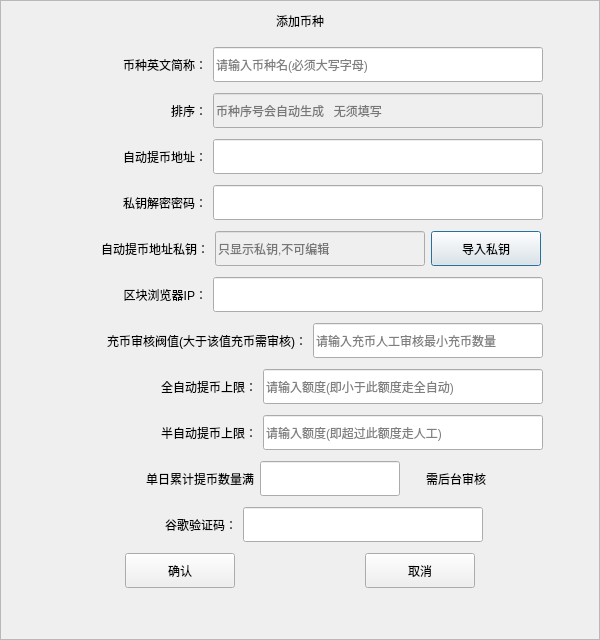
<?xml version="1.0" encoding="UTF-8"?>
<ui version="4.0">
 <class>CAddCoinDlg</class>
 <widget class="QDialog" name="CAddCoinDlg">
  <property name="geometry">
   <rect>
    <x>0</x>
    <y>0</y>
    <width>600</width>
    <height>640</height>
   </rect>
  </property>
  <property name="minimumSize">
   <size>
    <width>600</width>
    <height>640</height>
   </size>
  </property>
  <property name="maximumSize">
   <size>
    <width>600</width>
    <height>640</height>
   </size>
  </property>
  <property name="windowTitle">
   <string>Dialog</string>
  </property>
  <property name="styleSheet">
   <string notr="true"/>
  </property>
  <widget class="QFrame" name="frame">
   <property name="geometry">
    <rect>
     <x>0</x>
     <y>0</y>
     <width>600</width>
     <height>640</height>
    </rect>
   </property>
   <property name="minimumSize">
    <size>
     <width>600</width>
     <height>640</height>
    </size>
   </property>
   <property name="maximumSize">
    <size>
     <width>600</width>
     <height>640</height>
    </size>
   </property>
   <property name="frameShape">
    <enum>QFrame::StyledPanel</enum>
   </property>
   <property name="frameShadow">
    <enum>QFrame::Raised</enum>
   </property>
   <layout class="QVBoxLayout" name="verticalLayout_2">
    <property name="leftMargin">
     <number>0</number>
    </property>
    <property name="topMargin">
     <number>0</number>
    </property>
    <property name="rightMargin">
     <number>0</number>
    </property>
    <property name="bottomMargin">
     <number>0</number>
    </property>
    <item>
     <layout class="QHBoxLayout" name="horizontalLayout_11">
      <item>
       <spacer name="horizontalSpacer_5">
        <property name="orientation">
         <enum>Qt::Horizontal</enum>
        </property>
        <property name="sizeHint" stdset="0">
         <size>
          <width>40</width>
          <height>20</height>
         </size>
        </property>
       </spacer>
      </item>
      <item>
       <widget class="QLabel" name="label_2">
        <property name="minimumSize">
         <size>
          <width>90</width>
          <height>30</height>
         </size>
        </property>
        <property name="maximumSize">
         <size>
          <width>90</width>
          <height>30</height>
         </size>
        </property>
        <property name="styleSheet">
         <string notr="true"/>
        </property>
        <property name="text">
         <string>添加币种</string>
        </property>
        <property name="alignment">
         <set>Qt::AlignCenter</set>
        </property>
       </widget>
      </item>
      <item>
       <spacer name="horizontalSpacer_4">
        <property name="orientation">
         <enum>Qt::Horizontal</enum>
        </property>
        <property name="sizeHint" stdset="0">
         <size>
          <width>40</width>
          <height>20</height>
         </size>
        </property>
       </spacer>
      </item>
     </layout>
    </item>
    <item>
     <layout class="QHBoxLayout" name="horizontalLayout">
      <item>
       <spacer name="horizontalSpacer_6">
        <property name="orientation">
         <enum>Qt::Horizontal</enum>
        </property>
        <property name="sizeHint" stdset="0">
         <size>
          <width>40</width>
          <height>20</height>
         </size>
        </property>
       </spacer>
      </item>
      <item>
       <widget class="QLabel" name="lb_AddCoinDlg_coinName">
        <property name="minimumSize">
         <size>
          <width>150</width>
          <height>35</height>
         </size>
        </property>
        <property name="maximumSize">
         <size>
          <width>150</width>
          <height>35</height>
         </size>
        </property>
        <property name="styleSheet">
         <string notr="true"/>
        </property>
        <property name="text">
         <string>币种英文简称：</string>
        </property>
        <property name="alignment">
         <set>Qt::AlignRight|Qt::AlignTrailing|Qt::AlignVCenter</set>
        </property>
       </widget>
      </item>
      <item>
       <widget class="QLineEdit" name="le_CoinTypeNick">
        <property name="minimumSize">
         <size>
          <width>330</width>
          <height>35</height>
         </size>
        </property>
        <property name="maximumSize">
         <size>
          <width>330</width>
          <height>35</height>
         </size>
        </property>
        <property name="styleSheet">
         <string notr="true"/>
        </property>
        <property name="text">
         <string/>
        </property>
        <property name="placeholderText">
         <string>请输入币种名(必须大写字母)</string>
        </property>
       </widget>
      </item>
      <item>
       <spacer name="horizontalSpacer_7">
        <property name="orientation">
         <enum>Qt::Horizontal</enum>
        </property>
        <property name="sizeHint" stdset="0">
         <size>
          <width>40</width>
          <height>20</height>
         </size>
        </property>
       </spacer>
      </item>
     </layout>
    </item>
    <item>
     <layout class="QHBoxLayout" name="horizontalLayout_2">
      <item>
       <spacer name="horizontalSpacer_9">
        <property name="orientation">
         <enum>Qt::Horizontal</enum>
        </property>
        <property name="sizeHint" stdset="0">
         <size>
          <width>40</width>
          <height>20</height>
         </size>
        </property>
       </spacer>
      </item>
      <item>
       <widget class="QLabel" name="lb_AddCoinDlg_sort">
        <property name="minimumSize">
         <size>
          <width>150</width>
          <height>35</height>
         </size>
        </property>
        <property name="maximumSize">
         <size>
          <width>150</width>
          <height>35</height>
         </size>
        </property>
        <property name="styleSheet">
         <string notr="true"/>
        </property>
        <property name="text">
         <string>排序：</string>
        </property>
        <property name="alignment">
         <set>Qt::AlignRight|Qt::AlignTrailing|Qt::AlignVCenter</set>
        </property>
       </widget>
      </item>
      <item>
       <widget class="QLineEdit" name="le_No">
        <property name="enabled">
         <bool>false</bool>
        </property>
        <property name="minimumSize">
         <size>
          <width>330</width>
          <height>35</height>
         </size>
        </property>
        <property name="maximumSize">
         <size>
          <width>330</width>
          <height>35</height>
         </size>
        </property>
        <property name="styleSheet">
         <string notr="true"/>
        </property>
        <property name="text">
         <string/>
        </property>
        <property name="placeholderText">
         <string>币种序号会自动生成   无须填写</string>
        </property>
       </widget>
      </item>
      <item>
       <spacer name="horizontalSpacer_8">
        <property name="orientation">
         <enum>Qt::Horizontal</enum>
        </property>
        <property name="sizeHint" stdset="0">
         <size>
          <width>40</width>
          <height>20</height>
         </size>
        </property>
       </spacer>
      </item>
     </layout>
    </item>
    <item>
     <layout class="QHBoxLayout" name="horizontalLayout_3">
      <item>
       <spacer name="horizontalSpacer_10">
        <property name="orientation">
         <enum>Qt::Horizontal</enum>
        </property>
        <property name="sizeHint" stdset="0">
         <size>
          <width>40</width>
          <height>20</height>
         </size>
        </property>
       </spacer>
      </item>
      <item>
       <widget class="QLabel" name="lb_AddCoinDlg_witdrawAddr">
        <property name="minimumSize">
         <size>
          <width>150</width>
          <height>35</height>
         </size>
        </property>
        <property name="maximumSize">
         <size>
          <width>150</width>
          <height>35</height>
         </size>
        </property>
        <property name="styleSheet">
         <string notr="true"/>
        </property>
        <property name="text">
         <string>自动提币地址：</string>
        </property>
        <property name="alignment">
         <set>Qt::AlignRight|Qt::AlignTrailing|Qt::AlignVCenter</set>
        </property>
       </widget>
      </item>
      <item>
       <widget class="QLineEdit" name="le_autoWithdrawAddr">
        <property name="minimumSize">
         <size>
          <width>330</width>
          <height>35</height>
         </size>
        </property>
        <property name="maximumSize">
         <size>
          <width>330</width>
          <height>35</height>
         </size>
        </property>
        <property name="styleSheet">
         <string notr="true"/>
        </property>
        <property name="text">
         <string/>
        </property>
       </widget>
      </item>
      <item>
       <spacer name="horizontalSpacer_11">
        <property name="orientation">
         <enum>Qt::Horizontal</enum>
        </property>
        <property name="sizeHint" stdset="0">
         <size>
          <width>40</width>
          <height>20</height>
         </size>
        </property>
       </spacer>
      </item>
     </layout>
    </item>
    <item>
     <layout class="QHBoxLayout" name="horizontalLayout_4">
      <item>
       <spacer name="horizontalSpacer_12">
        <property name="orientation">
         <enum>Qt::Horizontal</enum>
        </property>
        <property name="sizeHint" stdset="0">
         <size>
          <width>40</width>
          <height>20</height>
         </size>
        </property>
       </spacer>
      </item>
      <item>
       <widget class="QLabel" name="lb_AddCoinDlg_pwd">
        <property name="minimumSize">
         <size>
          <width>150</width>
          <height>35</height>
         </size>
        </property>
        <property name="maximumSize">
         <size>
          <width>150</width>
          <height>35</height>
         </size>
        </property>
        <property name="styleSheet">
         <string notr="true"/>
        </property>
        <property name="text">
         <string>私钥解密密码：</string>
        </property>
        <property name="alignment">
         <set>Qt::AlignRight|Qt::AlignTrailing|Qt::AlignVCenter</set>
        </property>
       </widget>
      </item>
      <item>
       <widget class="QLineEdit" name="le_DecodePwd">
        <property name="enabled">
         <bool>true</bool>
        </property>
        <property name="minimumSize">
         <size>
          <width>330</width>
          <height>35</height>
         </size>
        </property>
        <property name="maximumSize">
         <size>
          <width>330</width>
          <height>35</height>
         </size>
        </property>
        <property name="styleSheet">
         <string notr="true"/>
        </property>
        <property name="text">
         <string/>
        </property>
        <property name="echoMode">
         <enum>QLineEdit::Password</enum>
        </property>
       </widget>
      </item>
      <item>
       <spacer name="horizontalSpacer_13">
        <property name="orientation">
         <enum>Qt::Horizontal</enum>
        </property>
        <property name="sizeHint" stdset="0">
         <size>
          <width>40</width>
          <height>20</height>
         </size>
        </property>
       </spacer>
      </item>
     </layout>
    </item>
    <item>
     <layout class="QHBoxLayout" name="horizontalLayout_5">
      <item>
       <spacer name="horizontalSpacer_15">
        <property name="orientation">
         <enum>Qt::Horizontal</enum>
        </property>
        <property name="sizeHint" stdset="0">
         <size>
          <width>40</width>
          <height>20</height>
         </size>
        </property>
       </spacer>
      </item>
      <item>
       <widget class="QLabel" name="lb_AddCoinDlg_privateKey">
        <property name="minimumSize">
         <size>
          <width>150</width>
          <height>35</height>
         </size>
        </property>
        <property name="maximumSize">
         <size>
          <width>150</width>
          <height>35</height>
         </size>
        </property>
        <property name="styleSheet">
         <string notr="true"/>
        </property>
        <property name="text">
         <string>自动提币地址私钥：</string>
        </property>
        <property name="alignment">
         <set>Qt::AlignRight|Qt::AlignTrailing|Qt::AlignVCenter</set>
        </property>
       </widget>
      </item>
      <item>
       <widget class="QLineEdit" name="le_privateKey">
        <property name="enabled">
         <bool>false</bool>
        </property>
        <property name="minimumSize">
         <size>
          <width>210</width>
          <height>35</height>
         </size>
        </property>
        <property name="maximumSize">
         <size>
          <width>210</width>
          <height>35</height>
         </size>
        </property>
        <property name="styleSheet">
         <string notr="true"/>
        </property>
        <property name="text">
         <string/>
        </property>
        <property name="echoMode">
         <enum>QLineEdit::Password</enum>
        </property>
        <property name="placeholderText">
         <string>只显示私钥,不可编辑</string>
        </property>
       </widget>
      </item>
      <item>
       <widget class="QPushButton" name="btn_ImportPrivKey">
        <property name="minimumSize">
         <size>
          <width>110</width>
          <height>35</height>
         </size>
        </property>
        <property name="maximumSize">
         <size>
          <width>110</width>
          <height>35</height>
         </size>
        </property>
        <property name="cursor">
         <cursorShape>PointingHandCursor</cursorShape>
        </property>
        <property name="styleSheet">
         <string notr="true"/>
        </property>
        <property name="text">
         <string>导入私钥</string>
        </property>
       </widget>
      </item>
      <item>
       <spacer name="horizontalSpacer_14">
        <property name="orientation">
         <enum>Qt::Horizontal</enum>
        </property>
        <property name="sizeHint" stdset="0">
         <size>
          <width>40</width>
          <height>20</height>
         </size>
        </property>
       </spacer>
      </item>
     </layout>
    </item>
    <item>
     <layout class="QHBoxLayout" name="horizontalLayout_12">
      <item>
       <spacer name="horizontalSpacer_21">
        <property name="orientation">
         <enum>Qt::Horizontal</enum>
        </property>
        <property name="sizeHint" stdset="0">
         <size>
          <width>40</width>
          <height>20</height>
         </size>
        </property>
       </spacer>
      </item>
      <item>
       <widget class="QLabel" name="lb_AddCoinDlg_blockBrowser">
        <property name="minimumSize">
         <size>
          <width>150</width>
          <height>35</height>
         </size>
        </property>
        <property name="maximumSize">
         <size>
          <width>150</width>
          <height>35</height>
         </size>
        </property>
        <property name="styleSheet">
         <string notr="true"/>
        </property>
        <property name="text">
         <string>区块浏览器IP：</string>
        </property>
        <property name="alignment">
         <set>Qt::AlignRight|Qt::AlignTrailing|Qt::AlignVCenter</set>
        </property>
       </widget>
      </item>
      <item>
       <widget class="QLineEdit" name="le_blockBrowser">
        <property name="enabled">
         <bool>true</bool>
        </property>
        <property name="minimumSize">
         <size>
          <width>330</width>
          <height>35</height>
         </size>
        </property>
        <property name="maximumSize">
         <size>
          <width>330</width>
          <height>35</height>
         </size>
        </property>
        <property name="styleSheet">
         <string notr="true"/>
        </property>
        <property name="text">
         <string/>
        </property>
        <property name="echoMode">
         <enum>QLineEdit::Normal</enum>
        </property>
       </widget>
      </item>
      <item>
       <spacer name="horizontalSpacer_22">
        <property name="orientation">
         <enum>Qt::Horizontal</enum>
        </property>
        <property name="sizeHint" stdset="0">
         <size>
          <width>40</width>
          <height>20</height>
         </size>
        </property>
       </spacer>
      </item>
     </layout>
    </item>
    <item>
     <layout class="QHBoxLayout" name="horizontalLayout_13">
      <item>
       <spacer name="horizontalSpacer_24">
        <property name="orientation">
         <enum>Qt::Horizontal</enum>
        </property>
        <property name="sizeHint" stdset="0">
         <size>
          <width>40</width>
          <height>20</height>
         </size>
        </property>
       </spacer>
      </item>
      <item>
       <widget class="QLabel" name="lb_AddCoinDlg_chargeThreshold">
        <property name="minimumSize">
         <size>
          <width>250</width>
          <height>35</height>
         </size>
        </property>
        <property name="maximumSize">
         <size>
          <width>200</width>
          <height>35</height>
         </size>
        </property>
        <property name="styleSheet">
         <string notr="true"/>
        </property>
        <property name="text">
         <string>充币审核阀值(大于该值充币需审核)：</string>
        </property>
        <property name="alignment">
         <set>Qt::AlignRight|Qt::AlignTrailing|Qt::AlignVCenter</set>
        </property>
       </widget>
      </item>
      <item>
       <widget class="QLineEdit" name="le_chargeThreshold">
        <property name="enabled">
         <bool>true</bool>
        </property>
        <property name="minimumSize">
         <size>
          <width>230</width>
          <height>35</height>
         </size>
        </property>
        <property name="maximumSize">
         <size>
          <width>280</width>
          <height>35</height>
         </size>
        </property>
        <property name="styleSheet">
         <string notr="true"/>
        </property>
        <property name="text">
         <string/>
        </property>
        <property name="placeholderText">
         <string>请输入充币人工审核最小充币数量</string>
        </property>
       </widget>
      </item>
      <item>
       <spacer name="horizontalSpacer_23">
        <property name="orientation">
         <enum>Qt::Horizontal</enum>
        </property>
        <property name="sizeHint" stdset="0">
         <size>
          <width>40</width>
          <height>20</height>
         </size>
        </property>
       </spacer>
      </item>
     </layout>
    </item>
    <item>
     <layout class="QHBoxLayout" name="horizontalLayout_6">
      <property name="spacing">
       <number>6</number>
      </property>
      <item>
       <spacer name="horizontalSpacer_17">
        <property name="orientation">
         <enum>Qt::Horizontal</enum>
        </property>
        <property name="sizeHint" stdset="0">
         <size>
          <width>40</width>
          <height>20</height>
         </size>
        </property>
       </spacer>
      </item>
      <item>
       <widget class="QLabel" name="lb_AddCoinDlg_minWithdrawNum">
        <property name="minimumSize">
         <size>
          <width>200</width>
          <height>35</height>
         </size>
        </property>
        <property name="maximumSize">
         <size>
          <width>200</width>
          <height>35</height>
         </size>
        </property>
        <property name="styleSheet">
         <string notr="true"/>
        </property>
        <property name="text">
         <string>全自动提币上限：</string>
        </property>
        <property name="alignment">
         <set>Qt::AlignRight|Qt::AlignTrailing|Qt::AlignVCenter</set>
        </property>
       </widget>
      </item>
      <item>
       <widget class="QLineEdit" name="le_MinWithDrawCount">
        <property name="enabled">
         <bool>true</bool>
        </property>
        <property name="minimumSize">
         <size>
          <width>280</width>
          <height>35</height>
         </size>
        </property>
        <property name="maximumSize">
         <size>
          <width>280</width>
          <height>35</height>
         </size>
        </property>
        <property name="styleSheet">
         <string notr="true"/>
        </property>
        <property name="text">
         <string/>
        </property>
        <property name="placeholderText">
         <string>请输入额度(即小于此额度走全自动)</string>
        </property>
       </widget>
      </item>
      <item>
       <spacer name="horizontalSpacer_16">
        <property name="orientation">
         <enum>Qt::Horizontal</enum>
        </property>
        <property name="sizeHint" stdset="0">
         <size>
          <width>40</width>
          <height>20</height>
         </size>
        </property>
       </spacer>
      </item>
     </layout>
    </item>
    <item>
     <layout class="QHBoxLayout" name="horizontalLayout_7">
      <item>
       <spacer name="horizontalSpacer_25">
        <property name="orientation">
         <enum>Qt::Horizontal</enum>
        </property>
        <property name="sizeHint" stdset="0">
         <size>
          <width>40</width>
          <height>20</height>
         </size>
        </property>
       </spacer>
      </item>
      <item>
       <widget class="QLabel" name="lb_AddCoinDlg_SemiAutoWithdrawAmount">
        <property name="minimumSize">
         <size>
          <width>200</width>
          <height>35</height>
         </size>
        </property>
        <property name="maximumSize">
         <size>
          <width>200</width>
          <height>35</height>
         </size>
        </property>
        <property name="styleSheet">
         <string notr="true"/>
        </property>
        <property name="text">
         <string>半自动提币上限：</string>
        </property>
        <property name="alignment">
         <set>Qt::AlignRight|Qt::AlignTrailing|Qt::AlignVCenter</set>
        </property>
       </widget>
      </item>
      <item>
       <widget class="QLineEdit" name="le_SemiAutoWithdrawAmount">
        <property name="enabled">
         <bool>true</bool>
        </property>
        <property name="minimumSize">
         <size>
          <width>280</width>
          <height>35</height>
         </size>
        </property>
        <property name="maximumSize">
         <size>
          <width>280</width>
          <height>35</height>
         </size>
        </property>
        <property name="styleSheet">
         <string notr="true"/>
        </property>
        <property name="text">
         <string/>
        </property>
        <property name="placeholderText">
         <string>请输入额度(即超过此额度走人工)</string>
        </property>
       </widget>
      </item>
      <item>
       <spacer name="horizontalSpacer_2">
        <property name="orientation">
         <enum>Qt::Horizontal</enum>
        </property>
        <property name="sizeHint" stdset="0">
         <size>
          <width>40</width>
          <height>20</height>
         </size>
        </property>
       </spacer>
      </item>
     </layout>
    </item>
    <item>
     <layout class="QHBoxLayout" name="horizontalLayout_8">
      <item>
       <spacer name="horizontalSpacer_18">
        <property name="orientation">
         <enum>Qt::Horizontal</enum>
        </property>
        <property name="sizeHint" stdset="0">
         <size>
          <width>40</width>
          <height>20</height>
         </size>
        </property>
       </spacer>
      </item>
      <item>
       <widget class="QLabel" name="label_9">
        <property name="minimumSize">
         <size>
          <width>140</width>
          <height>35</height>
         </size>
        </property>
        <property name="maximumSize">
         <size>
          <width>140</width>
          <height>35</height>
         </size>
        </property>
        <property name="styleSheet">
         <string notr="true"/>
        </property>
        <property name="text">
         <string>单日累计提币数量满</string>
        </property>
        <property name="alignment">
         <set>Qt::AlignRight|Qt::AlignTrailing|Qt::AlignVCenter</set>
        </property>
       </widget>
      </item>
      <item>
       <widget class="QLineEdit" name="le_DayWithDrawCount">
        <property name="minimumSize">
         <size>
          <width>140</width>
          <height>35</height>
         </size>
        </property>
        <property name="maximumSize">
         <size>
          <width>140</width>
          <height>35</height>
         </size>
        </property>
        <property name="styleSheet">
         <string notr="true"/>
        </property>
        <property name="text">
         <string/>
        </property>
       </widget>
      </item>
      <item>
       <widget class="QLabel" name="label_12">
        <property name="minimumSize">
         <size>
          <width>80</width>
          <height>35</height>
         </size>
        </property>
        <property name="maximumSize">
         <size>
          <width>80</width>
          <height>35</height>
         </size>
        </property>
        <property name="styleSheet">
         <string notr="true"/>
        </property>
        <property name="text">
         <string>需后台审核</string>
        </property>
        <property name="alignment">
         <set>Qt::AlignRight|Qt::AlignTrailing|Qt::AlignVCenter</set>
        </property>
       </widget>
      </item>
      <item>
       <spacer name="horizontalSpacer">
        <property name="orientation">
         <enum>Qt::Horizontal</enum>
        </property>
        <property name="sizeHint" stdset="0">
         <size>
          <width>40</width>
          <height>20</height>
         </size>
        </property>
       </spacer>
      </item>
     </layout>
    </item>
    <item>
     <layout class="QHBoxLayout" name="horizontalLayout_9">
      <item>
       <spacer name="horizontalSpacer_19">
        <property name="orientation">
         <enum>Qt::Horizontal</enum>
        </property>
        <property name="sizeHint" stdset="0">
         <size>
          <width>40</width>
          <height>20</height>
         </size>
        </property>
       </spacer>
      </item>
      <item>
       <widget class="QLabel" name="lb_AddCoinDlg_googleCode">
        <property name="minimumSize">
         <size>
          <width>120</width>
          <height>35</height>
         </size>
        </property>
        <property name="maximumSize">
         <size>
          <width>120</width>
          <height>35</height>
         </size>
        </property>
        <property name="styleSheet">
         <string notr="true"/>
        </property>
        <property name="text">
         <string>谷歌验证码：</string>
        </property>
        <property name="alignment">
         <set>Qt::AlignRight|Qt::AlignTrailing|Qt::AlignVCenter</set>
        </property>
       </widget>
      </item>
      <item>
       <widget class="QLineEdit" name="le_googleVerificationCode">
        <property name="minimumSize">
         <size>
          <width>240</width>
          <height>35</height>
         </size>
        </property>
        <property name="maximumSize">
         <size>
          <width>240</width>
          <height>35</height>
         </size>
        </property>
        <property name="styleSheet">
         <string notr="true"/>
        </property>
        <property name="text">
         <string/>
        </property>
       </widget>
      </item>
      <item>
       <spacer name="horizontalSpacer_20">
        <property name="orientation">
         <enum>Qt::Horizontal</enum>
        </property>
        <property name="sizeHint" stdset="0">
         <size>
          <width>40</width>
          <height>20</height>
         </size>
        </property>
       </spacer>
      </item>
     </layout>
    </item>
    <item>
     <layout class="QHBoxLayout" name="horizontalLayout_10">
      <item>
       <widget class="QPushButton" name="btn_affirm">
        <property name="minimumSize">
         <size>
          <width>110</width>
          <height>35</height>
         </size>
        </property>
        <property name="maximumSize">
         <size>
          <width>110</width>
          <height>35</height>
         </size>
        </property>
        <property name="cursor">
         <cursorShape>PointingHandCursor</cursorShape>
        </property>
        <property name="styleSheet">
         <string notr="true"/>
        </property>
        <property name="text">
         <string>确认</string>
        </property>
       </widget>
      </item>
      <item>
       <widget class="QPushButton" name="btn_cancel">
        <property name="minimumSize">
         <size>
          <width>110</width>
          <height>35</height>
         </size>
        </property>
        <property name="maximumSize">
         <size>
          <width>110</width>
          <height>35</height>
         </size>
        </property>
        <property name="cursor">
         <cursorShape>PointingHandCursor</cursorShape>
        </property>
        <property name="styleSheet">
         <string notr="true"/>
        </property>
        <property name="text">
         <string>取消</string>
        </property>
       </widget>
      </item>
     </layout>
    </item>
    <item>
     <spacer name="verticalSpacer">
      <property name="orientation">
       <enum>Qt::Vertical</enum>
      </property>
      <property name="sizeType">
       <enum>QSizePolicy::Fixed</enum>
      </property>
      <property name="sizeHint" stdset="0">
       <size>
        <width>20</width>
        <height>40</height>
       </size>
      </property>
     </spacer>
    </item>
   </layout>
  </widget>
 </widget>
 <resources/>
 <connections/>
</ui>
